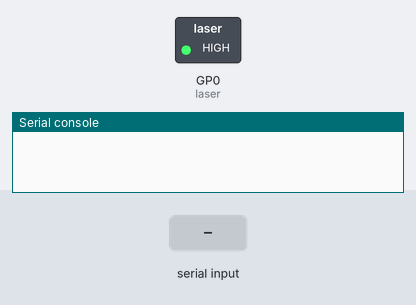
Simulated run of this program. Board: Raspberry Pi Pico running MicroPython. On the bench: switched loads named in the program (green lamp = pin HIGH), the last lines printed to the serial console. The test bench sets the inputs (shaded band).

Above: at 1.2 s.
1.3 s: "5" typed at the serial console, then Enter
At 2.7 s:
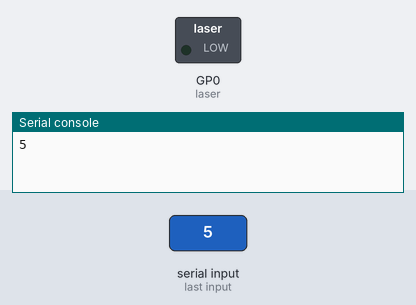
Timing chart, 0 to 4.3 s (numbered marks = the images above; inputs shaded):
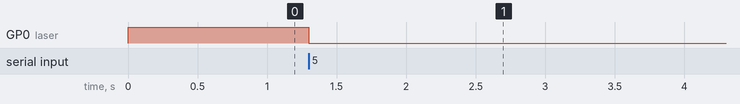

Measured:
- after the input at 1.3 s, GP0 (laser): HIGH → LOW at once

The program:

transmit.py
```python
from machine import Pin
import time

VERSION = 145 # set version number

laser = Pin(0, Pin.OUT) # init the laser pin

clock = 0.02;

laser.value(1)
input()
laser.value(0)
time.sleep(10)

def sync(x): # define sync function that takes in number of blinks
    for i in range(x):
        laser.value(0)
        time.sleep(clock)
        laser.value(1)
        time.sleep(clock)
    laser.value(0)


sync(10) # runs the sync function and makes the laser blink 4 times
laser.value(0)

time.sleep(4)

packet = "" # creates the packet variable

#packet += '{0:08b}'.format(VERSION) # adds the version number to the packet
packet = "0110110001110101011000110110000101110011"
laser.value(1)
time.sleep(clock)
for i in packet:
    laser.value(int(i))
    time.sleep(clock)

laser.value(0)
print(packet)
```
